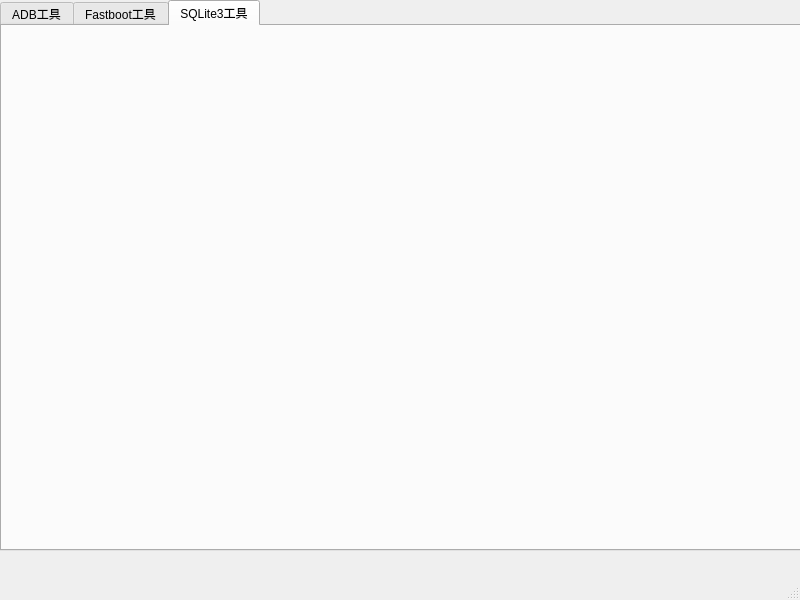
<?xml version="1.0" encoding="UTF-8"?>
<ui version="4.0">
 <class>MainWindow</class>
 <widget class="QMainWindow" name="MainWindow">
  <property name="geometry">
   <rect>
    <x>0</x>
    <y>0</y>
    <width>800</width>
    <height>600</height>
   </rect>
  </property>
  <property name="windowTitle">
   <string>MainWindow</string>
  </property>
  <widget class="QWidget" name="centralwidget">
   <widget class="QTabWidget" name="tabWidget">
    <property name="geometry">
     <rect>
      <x>0</x>
      <y>0</y>
      <width>801</width>
      <height>551</height>
     </rect>
    </property>
    <property name="currentIndex">
     <number>2</number>
    </property>
    <widget class="QWidget" name="tab_adb">
     <attribute name="title">
      <string>ADB工具</string>
     </attribute>
     <widget class="QTabWidget" name="adb_tabw_mode">
      <property name="geometry">
       <rect>
        <x>0</x>
        <y>0</y>
        <width>801</width>
        <height>531</height>
       </rect>
      </property>
      <property name="currentIndex">
       <number>2</number>
      </property>
      <widget class="QWidget" name="adb_a">
       <attribute name="title">
        <string>预设快捷指令</string>
       </attribute>
       <widget class="QPushButton" name="pushButton">
        <property name="geometry">
         <rect>
          <x>0</x>
          <y>0</y>
          <width>131</width>
          <height>71</height>
         </rect>
        </property>
        <property name="text">
         <string>重新启动</string>
        </property>
       </widget>
       <widget class="QPushButton" name="pushButton_2">
        <property name="geometry">
         <rect>
          <x>130</x>
          <y>0</y>
          <width>131</width>
          <height>71</height>
         </rect>
        </property>
        <property name="text">
         <string>关机</string>
        </property>
       </widget>
       <widget class="QPushButton" name="pushButton_3">
        <property name="geometry">
         <rect>
          <x>260</x>
          <y>0</y>
          <width>131</width>
          <height>71</height>
         </rect>
        </property>
        <property name="text">
         <string>安装APK</string>
        </property>
       </widget>
       <widget class="QPushButton" name="pushButton_4">
        <property name="geometry">
         <rect>
          <x>390</x>
          <y>0</y>
          <width>141</width>
          <height>71</height>
         </rect>
        </property>
        <property name="text">
         <string>查看连接的设备</string>
        </property>
       </widget>
       <widget class="QPushButton" name="pushButton_5">
        <property name="geometry">
         <rect>
          <x>530</x>
          <y>0</y>
          <width>131</width>
          <height>71</height>
         </rect>
        </property>
        <property name="text">
         <string>*卸载APP</string>
        </property>
       </widget>
       <widget class="QPushButton" name="pushButton_6">
        <property name="geometry">
         <rect>
          <x>660</x>
          <y>0</y>
          <width>131</width>
          <height>71</height>
         </rect>
        </property>
        <property name="text">
         <string>列出所有包名</string>
        </property>
       </widget>
       <widget class="QPushButton" name="pushButton_7">
        <property name="geometry">
         <rect>
          <x>0</x>
          <y>70</y>
          <width>131</width>
          <height>71</height>
         </rect>
        </property>
        <property name="text">
         <string>列出系统包名</string>
        </property>
       </widget>
       <widget class="QPushButton" name="pushButton_8">
        <property name="geometry">
         <rect>
          <x>130</x>
          <y>70</y>
          <width>131</width>
          <height>71</height>
         </rect>
        </property>
        <property name="text">
         <string>*清除APP数据和缓存</string>
        </property>
       </widget>
       <widget class="QPushButton" name="pushButton_9">
        <property name="geometry">
         <rect>
          <x>260</x>
          <y>70</y>
          <width>131</width>
          <height>71</height>
         </rect>
        </property>
        <property name="text">
         <string>*启动APP</string>
        </property>
       </widget>
       <widget class="QPushButton" name="pushButton_10">
        <property name="geometry">
         <rect>
          <x>390</x>
          <y>70</y>
          <width>141</width>
          <height>71</height>
         </rect>
        </property>
        <property name="text">
         <string>*强制停止APP</string>
        </property>
       </widget>
       <widget class="QPushButton" name="pushButton_11">
        <property name="geometry">
         <rect>
          <x>530</x>
          <y>70</y>
          <width>131</width>
          <height>71</height>
         </rect>
        </property>
        <property name="text">
         <string>查看日志</string>
        </property>
       </widget>
       <widget class="QPushButton" name="pushButton_12">
        <property name="geometry">
         <rect>
          <x>660</x>
          <y>70</y>
          <width>131</width>
          <height>71</height>
         </rect>
        </property>
        <property name="text">
         <string>获取序列号</string>
        </property>
       </widget>
       <widget class="QPushButton" name="pushButton_13">
        <property name="geometry">
         <rect>
          <x>0</x>
          <y>140</y>
          <width>131</width>
          <height>71</height>
         </rect>
        </property>
        <property name="text">
         <string>查看设备型号</string>
        </property>
       </widget>
       <widget class="QPushButton" name="pushButton_14">
        <property name="geometry">
         <rect>
          <x>130</x>
          <y>140</y>
          <width>131</width>
          <height>71</height>
         </rect>
        </property>
        <property name="text">
         <string>查看Android系统版本</string>
        </property>
       </widget>
       <widget class="QPushButton" name="pushButton_15">
        <property name="geometry">
         <rect>
          <x>260</x>
          <y>140</y>
          <width>131</width>
          <height>71</height>
         </rect>
        </property>
        <property name="text">
         <string>查看屏幕分辨率</string>
        </property>
       </widget>
       <widget class="QPushButton" name="pushButton_16">
        <property name="geometry">
         <rect>
          <x>390</x>
          <y>140</y>
          <width>141</width>
          <height>71</height>
         </rect>
        </property>
        <property name="text">
         <string>截图</string>
        </property>
       </widget>
       <widget class="QLineEdit" name="adb_a_lineedit_parm">
        <property name="geometry">
         <rect>
          <x>0</x>
          <y>280</y>
          <width>711</width>
          <height>20</height>
         </rect>
        </property>
        <property name="placeholderText">
         <string>参数输入框</string>
        </property>
       </widget>
       <widget class="QPushButton" name="adb_a_btn_confirm">
        <property name="geometry">
         <rect>
          <x>710</x>
          <y>280</y>
          <width>81</width>
          <height>21</height>
         </rect>
        </property>
        <property name="text">
         <string>确认</string>
        </property>
       </widget>
       <widget class="QTextEdit" name="textEdit">
        <property name="geometry">
         <rect>
          <x>0</x>
          <y>300</y>
          <width>791</width>
          <height>201</height>
         </rect>
        </property>
        <property name="placeholderText">
         <string>此处为返回结果</string>
        </property>
       </widget>
      </widget>
      <widget class="QWidget" name="adb_s">
       <attribute name="title">
        <string>手动输入指令</string>
       </attribute>
       <widget class="QLineEdit" name="adb_s_lineedit_cmdbox">
        <property name="geometry">
         <rect>
          <x>0</x>
          <y>0</y>
          <width>681</width>
          <height>21</height>
         </rect>
        </property>
        <property name="placeholderText">
         <string>示例：reboot</string>
        </property>
       </widget>
       <widget class="QPushButton" name="adb_s_btn_excute">
        <property name="geometry">
         <rect>
          <x>680</x>
          <y>0</y>
          <width>111</width>
          <height>21</height>
         </rect>
        </property>
        <property name="text">
         <string>执行</string>
        </property>
       </widget>
       <widget class="QTextEdit" name="adb_s_textedit_result">
        <property name="geometry">
         <rect>
          <x>0</x>
          <y>20</y>
          <width>791</width>
          <height>481</height>
         </rect>
        </property>
        <property name="placeholderText">
         <string>此处为结果返回区</string>
        </property>
       </widget>
      </widget>
      <widget class="QWidget" name="adb_tab_install">
       <attribute name="title">
        <string>快捷安装</string>
       </attribute>
       <widget class="QPushButton" name="install_wechat">
        <property name="geometry">
         <rect>
          <x>0</x>
          <y>0</y>
          <width>121</width>
          <height>61</height>
         </rect>
        </property>
        <property name="text">
         <string>微信</string>
        </property>
       </widget>
       <widget class="QPushButton" name="install_QQ">
        <property name="geometry">
         <rect>
          <x>120</x>
          <y>0</y>
          <width>121</width>
          <height>61</height>
         </rect>
        </property>
        <property name="text">
         <string>QQ</string>
        </property>
       </widget>
       <widget class="QPushButton" name="install_douyin">
        <property name="geometry">
         <rect>
          <x>240</x>
          <y>0</y>
          <width>121</width>
          <height>61</height>
         </rect>
        </property>
        <property name="text">
         <string>抖音</string>
        </property>
       </widget>
       <widget class="QPushButton" name="install_steam">
        <property name="geometry">
         <rect>
          <x>360</x>
          <y>0</y>
          <width>121</width>
          <height>61</height>
         </rect>
        </property>
        <property name="text">
         <string>Steam</string>
        </property>
       </widget>
       <widget class="QPushButton" name="install_steamchat">
        <property name="geometry">
         <rect>
          <x>480</x>
          <y>0</y>
          <width>121</width>
          <height>61</height>
         </rect>
        </property>
        <property name="text">
         <string>Steam聊天</string>
        </property>
       </widget>
       <widget class="QPushButton" name="install_map">
        <property name="geometry">
         <rect>
          <x>600</x>
          <y>0</y>
          <width>121</width>
          <height>61</height>
         </rect>
        </property>
        <property name="text">
         <string>高德地图</string>
        </property>
       </widget>
       <widget class="QPushButton" name="install_chrome">
        <property name="geometry">
         <rect>
          <x>0</x>
          <y>60</y>
          <width>121</width>
          <height>61</height>
         </rect>
        </property>
        <property name="text">
         <string>GoogleChrome</string>
        </property>
       </widget>
       <widget class="QPushButton" name="install_zhihu">
        <property name="geometry">
         <rect>
          <x>120</x>
          <y>60</y>
          <width>121</width>
          <height>61</height>
         </rect>
        </property>
        <property name="text">
         <string>逼乎</string>
        </property>
       </widget>
       <widget class="QPushButton" name="install_baidu">
        <property name="geometry">
         <rect>
          <x>240</x>
          <y>60</y>
          <width>121</width>
          <height>61</height>
         </rect>
        </property>
        <property name="text">
         <string>白度</string>
        </property>
       </widget>
       <widget class="QPushButton" name="install_taobao">
        <property name="geometry">
         <rect>
          <x>360</x>
          <y>60</y>
          <width>121</width>
          <height>61</height>
         </rect>
        </property>
        <property name="text">
         <string>掏宝</string>
        </property>
       </widget>
       <widget class="QPushButton" name="install_jingdong">
        <property name="geometry">
         <rect>
          <x>480</x>
          <y>60</y>
          <width>121</width>
          <height>61</height>
         </rect>
        </property>
        <property name="text">
         <string>金东</string>
        </property>
       </widget>
       <widget class="QPushButton" name="install_qqmusic">
        <property name="geometry">
         <rect>
          <x>600</x>
          <y>60</y>
          <width>121</width>
          <height>61</height>
         </rect>
        </property>
        <property name="text">
         <string>企鹅音乐</string>
        </property>
       </widget>
      </widget>
     </widget>
    </widget>
    <widget class="QWidget" name="tab_fastboot">
     <attribute name="title">
      <string>Fastboot工具</string>
     </attribute>
    </widget>
    <widget class="QWidget" name="tab_sql">
     <attribute name="title">
      <string>SQLite3工具</string>
     </attribute>
    </widget>
   </widget>
  </widget>
  <widget class="QMenuBar" name="menubar">
   <property name="geometry">
    <rect>
     <x>0</x>
     <y>0</y>
     <width>800</width>
     <height>23</height>
    </rect>
   </property>
  </widget>
  <widget class="QStatusBar" name="statusbar"/>
 </widget>
 <resources/>
 <connections/>
</ui>
